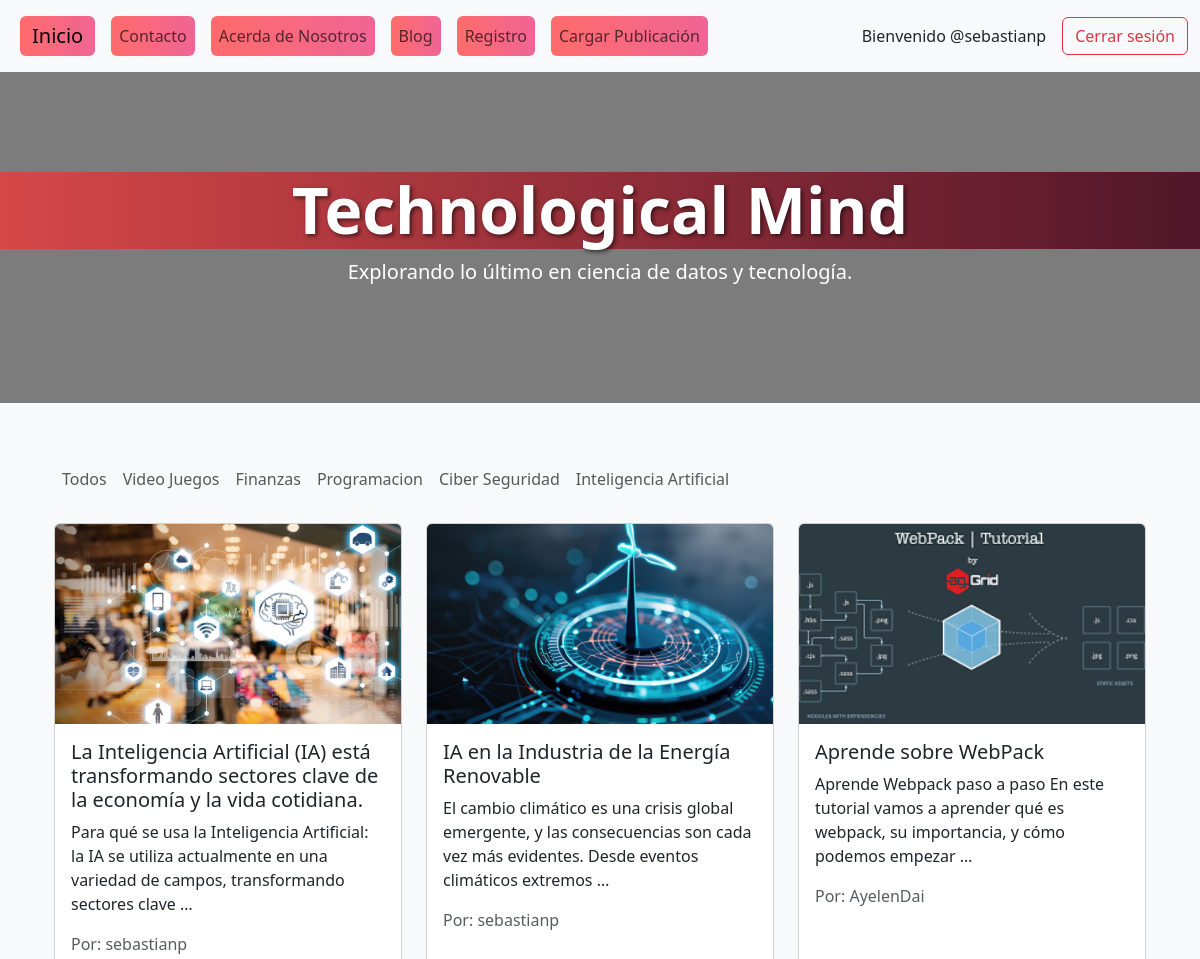
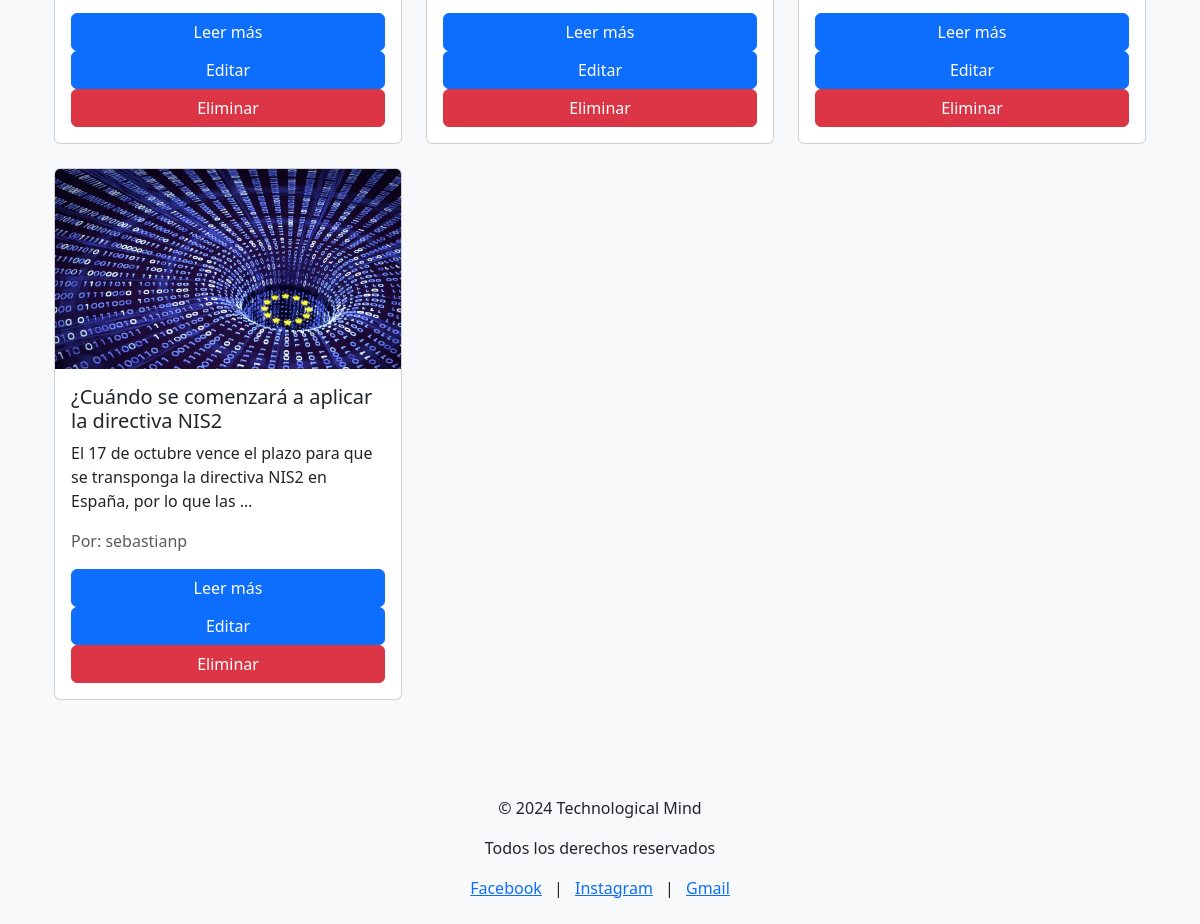
Page /blog/ (signed in) on the committed database (2 pictures, top to bottom).
### Apps/Blog/models.py (models this page shows, shortened)
class Categoria(models.Model):
    titulo = models.CharField(max_length=50)
    class Meta:
        verbose_name = "Categoria"
        verbose_name_plural = "Categorias"

class Publicacion(models.Model):
    titulo = models.CharField(max_length=300)
    contenido = models.TextField(max_length=5000)
    imagen = models.ImageField(upload_to="publicaciones")
    autor = models.ForeignKey(User, on_delete=models.CASCADE, default=1)
    categorias = models.ManyToManyField(Categoria)
    destacada = models.BooleanField(default=False)
    created_at = models.DateTimeField(default=timezone.now)
    class Meta:
        verbose_name = "Publicacion"
        verbose_name_plural = "Publicaciones"
        permissions = [
            ("puede_agregar_publicacion", "Puede agregar publicaciones"),
            ("puede_editar_publicacion", "Puede editar publicaciones"),
            ("puede_eliminar_publicacion", "Puede eliminar publicaciones"),
        ]

### Apps/Blog/views.py (the view)
# urls.py: path('', views.blog, name='blog'),
def blog(request):
    publicaciones = Publicacion.objects.order_by('-created_at')  # Ordenar por las más recientes
    categorias = Categoria.objects.all()
    return render(request, "blog.html", {"publicaciones": publicaciones, "categorias": categorias})

### Apps/Blog/templates/blog.html
{% extends "inicio.html" %}
{% load static %}
{% block content %}
<nav class="navbar navbar-expand-lg navbar-light bg-light mb-3">
    <div class="container-fluid">
        <ul class="navbar-nav me-auto">
            <li class="nav-item">
                <a class="nav-link" href="{% url 'blog' %}">Todos</a>
            </li>
            {% for c in categorias %}
                <li class="nav-item">
                    <a class="nav-link" href="{% url 'categoria' c.id %}">{{ c.titulo }}</a>
                </li>
            {% endfor %}
        </ul>
    </div>
</nav>
<div class="container">
    <div class="row">
        {% for p in publicaciones %}
            <div class="col-md-4 mb-4">
                <div class="card h-100">
                    <img src="{{ p.imagen.url }}" class="card-img-top" alt="Imagen de {{ p.titulo }}" style="height: 200px; object-fit: cover;">
                    <div class="card-body d-flex flex-column">
                        <h5 class="card-title">{{ p.titulo }}</h5>
                        <p class="card-text">{{ p.contenido|truncatewords:20 }}</p>
                        <p class="text-muted">Por: {{ p.autor }}</p>
                        <a href="{% url 'detalle_publicacion' p.id %}" class="btn btn-primary mt-auto">Leer más</a>
                        {% if perms.blog.puede_editar_publicacion %}
                            <a href="{% url 'editar_publicacion' p.id %}" class="btn btn-primary">Editar</a>
                        {% endif %}
                        {% if perms.blog.puede_eliminar_publicacion %}
                            <a href="{% url 'eliminar_publicacion' p.id %}" class="btn btn-danger">Eliminar</a>
                        {% endif %}
                    </div>
                </div>
            </div>
        {% endfor %}
    </div>
</div>
{% endblock %}

### Apps/Inicio/templates/inicio.html (shortened to what this page needs)
{% load static %}
<!DOCTYPE html>
<html lang="en">
<head>
    <link rel="stylesheet" href="{% static 'css/style.css' %}">
    <link rel="stylesheet" href="https://cdn.jsdelivr.net/npm/bootstrap@5.3.3/dist/css/bootstrap.min.css">
</head>
<body class="bg-light text-dark blurred-background">
    <nav class="navbar navbar-expand-lg navbar-light bg-light py-3">
        <div class="container-fluid">
            <a class="navbar-brand btn btn-secondary mx-2 " style="background: linear-gradient(90deg, #ff6b6b, #f06595); border: none;" href="{% url 'inicio' %}">Inicio</a>
            <div class="collapse navbar-collapse" id="navbarNav">
                <ul class="navbar-nav me-auto mb-2 mb-lg-0">
                    <li class="nav-item">
                        <a class="nav-link btn btn-secondary mx-2" style="background: linear-gradient(90deg, #ff6b6b, #f06595); border: none;" href="{% url 'contacto' %}">Contacto</a>
                    </li>
                    <li class="nav-item">
                        <a class="nav-link btn btn-secondary mx-2" style="background: linear-gradient(90deg, #ff6b6b, #f06595); border: none;" href="{% url 'acerca_de' %}">Acerda de Nosotros</a>
                    </li>
                    <li class="nav-item">
                        <a class="nav-link btn btn-secondary mx-2" style="background: linear-gradient(90deg, #ff6b6b, #f06595); border: none;" href="{% url 'blog' %}">Blog</a>
                    </li>
                    <li class="nav-item">
                        <a class="nav-link btn btn-secondary mx-2" style="background: linear-gradient(90deg, #ff6b6b, #f06595); border: none;" href="{% url 'registro' %}">Registro</a>
                    </li>
                    {% if user.is_authenticated and perms.blog.puede_agregar_publicacion %}
                        <li class="nav-item">
                            <a class="nav-link btn btn-secondary mx-2" style="background: linear-gradient(90deg, #ff6b6b, #f06595); border: none;" href="{% url 'cargar_publicacion' %}">Cargar Publicación</a>
                        </li>
                    {% endif %}
                </ul>
                <div class="d-flex align-items-center">
                    {% if user.is_authenticated %}
                        <p class="mb-0 me-3">Bienvenido @{{ user.username }}</p>
                        <a class="btn btn-outline-danger" href="{% url 'logout' %}">Cerrar sesión</a>
                    {% else %}
                        <a class="btn btn-primary me-2" style="background: linear-gradient(90deg, #ff6b6b, #f06595);" href="{% url 'login' %}">Iniciar sesión</a>
                        <a class="btn btn-primary" style="background: linear-gradient(90deg, #ff6b6b, #f06595);" href="{% url 'registro' %}">Registrarse</a>
                    {% endif %}
                </div>
            </div>
        </div>
    </nav>
    <div class="title-section text-center">
        <h1 class="blog-title">Technological Mind</h1>
        <p class="lead text-white">Explorando lo último en ciencia de datos y tecnología.</p>
    </div>
    <div class="container my-5 content-container text-white">
        {% block content %}{% endblock %}
    </div>
    <footer class="text-center py-4 bg-light mt-auto">
        <div>
            <p>© 2024 Technological Mind</p>
            <p>Todos los derechos reservados</p>
        </div>
        <div>
            <a href="https://facebook.com" target="_blank" class="me-2">Facebook</a> |
            <a href="https://instagram.com" target="_blank" class="ms-2 me-2">Instagram</a> |
            <a href="mailto:example@gmail.com" target="_blank" class="ms-2">Gmail</a>
        </div>
    </footer>
</body>
</html>

### rows in the picture
Categoria: titulo "Video Juegos"
Categoria: titulo "Finanzas"
Categoria: titulo "Programacion"
Categoria: titulo "Ciber Seguridad"
Categoria: titulo "Inteligencia Artificial"
Publicacion: imagen (picture), titulo "La Inteligencia Artificial (IA) está transformando sectores clave de la economía y la vida cotidiana.", contenido "Para qué se usa la Inteligencia Artificial: la IA se utiliza actualmente en una variedad de campos, transformando sectores clave …", autor "sebastianp"
Publicacion: imagen (picture), titulo "IA en la Industria de la Energía Renovable", contenido "El cambio climático es una crisis global emergente, y las consecuencias son cada vez más evidentes. Desde eventos climáticos extremos …", autor "sebastianp"
Publicacion: imagen (picture), titulo "Aprende sobre WebPack", contenido "Aprende Webpack paso a paso En este tutorial vamos a aprender qué es webpack, su importancia, y cómo podemos empezar …", autor "AyelenDai"
Publicacion: imagen (picture), titulo "¿Cuándo se comenzará a aplicar la directiva NIS2", contenido "El 17 de octubre vence el plazo para que se transponga la directiva NIS2 en España, por lo que las …", autor "sebastianp"

### other values in the picture
{{ user.username }} "sebastianp"
